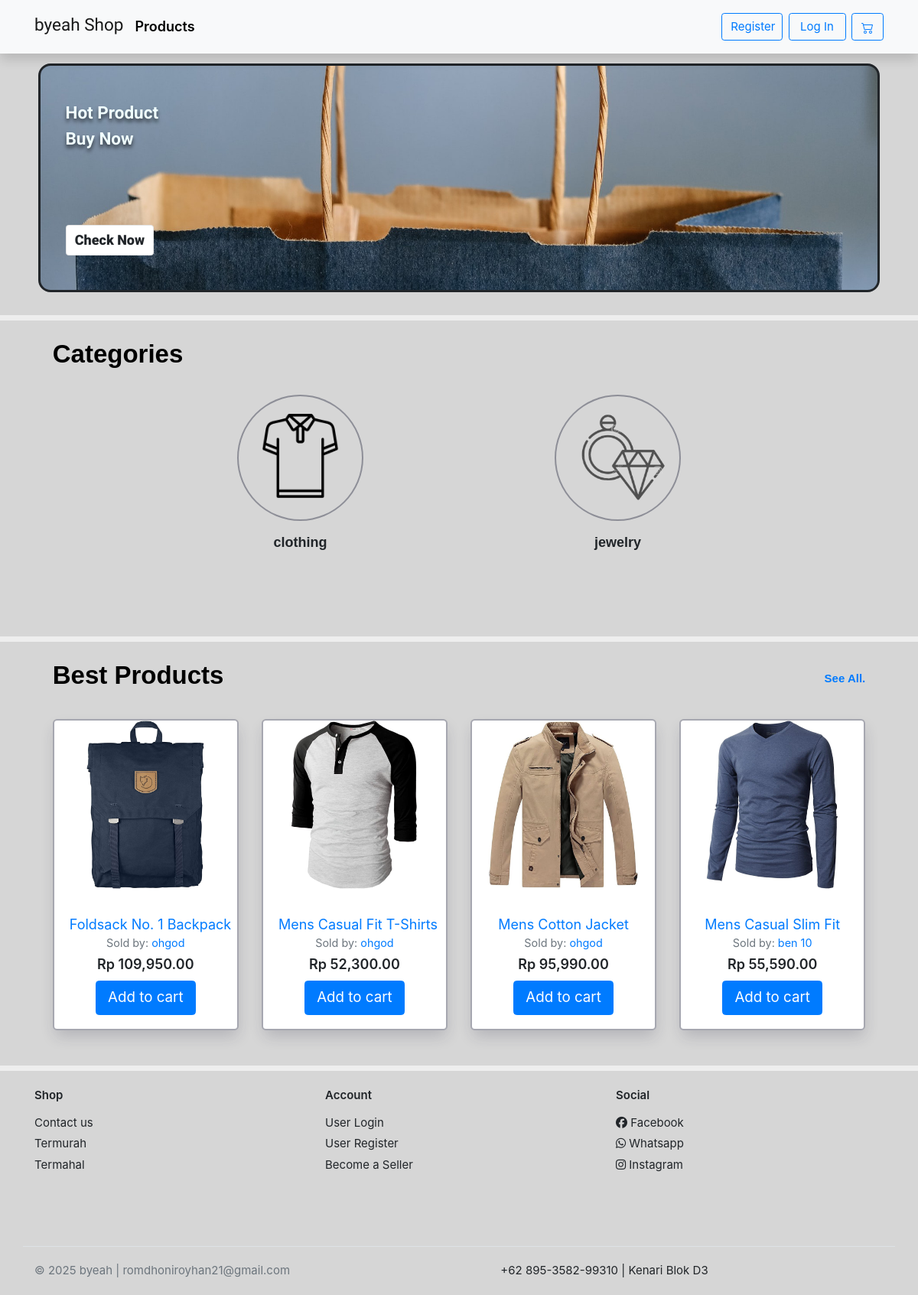
The page / on the database its author committed.
### home/models.py (models this page shows, shortened)
class Category(models.Model):
    name            = models.CharField(max_length=255,unique=True)
    logo_category   = models.ImageField(null=True,blank=True,upload_to='logo/')
    slug            = models.SlugField(null=True,blank=True)
    @property
    def imageURL(self):
        try:
            url = self.logo_category.url
        except:
            url = ''
        return url
    class Meta:
        verbose_name_plural = 'Categories'

class Product(models.Model):
    category        = models.ForeignKey(Category,related_name='product', on_delete=models.CASCADE)
    seller          = models.ForeignKey(User, related_name='products', on_delete=models.CASCADE, null=True, blank=True)
    name            = models.CharField(max_length=255,unique=True)
    old_price       = models.DecimalField(blank=True,null=True,max_digits=12,decimal_places=2)
    price           = models.DecimalField(max_digits=12,decimal_places=2)
    main_image      = models.ImageField(upload_to='images/', blank=True, null=True)
    description     = models.TextField()
    upload_time     = models.DateField(auto_now_add=True)
    stock           = models.IntegerField(default=1)
    slug            = models.SlugField(blank=True)
    @property
    def imageThumbnail(self):
        images = ProductImage.objects.filter(product=self.pk)
        if images.exists():
            return images[0].imageURL
        return '/static/empty.png'

class ProductImage(models.Model):
    product = models.ForeignKey(Product, on_delete=models.CASCADE)
    image = models.ImageField(null=True,blank=False,upload_to='images/')
    @property
    def imageURL(self):
        try:
            if self.image: # Check if a file is associated
                url = self.image.url
            else:
                url = '/static/empty.png' # No file associated
        except ValueError: # Handles cases where .url might be invalid if no file
            url = '/static/empty.png'
        return url
    def __str__(self):
        return self.product.name

### customers/models.py (models this page shows, shortened)
class SellerProfile(models.Model):
    profile = models.OneToOneField(Profile, on_delete=models.CASCADE, related_name='seller_specific_profile')
    store_name = models.CharField(max_length=255, blank=True)
    slug = models.SlugField(max_length=255, unique=True, blank=True, null=True)

### home/views.py (the view)
# urls.py: path('',HomeView.as_view(template_name='home/indexhome.html',paginate_by=4),name='index'),
class HomeView(ListView):
    models = Product
    category = Category.objects.all()
    queryset = models.objects.all()
    extra_context = {
        'categories' : category
    }
    def get_queryset(self):
        request = self.request.GET
        if len(request) != 0:
            if next(iter(request)) == 'category':
                self.queryset = Product.objects.filter(category_id=self.request.GET['category'])
        return super().get_queryset()
    def get_ordering(self):
        request = self.request.GET
        if len(request) != 0:
            for i in request:
                if i == 'more-filter':
                    ordering = [request["more-filter"]]
                    return ordering
    def get_context_data(self,*args,**kwargs):
        request = self.request
        context = super().get_context_data()
        self.kwargs.update(self.extra_context)
        kwargs = self.kwargs
        for product in context["product_list"]:
            product_images = ProductImage.objects.filter(product=product.pk)
            print(product_images)
        if len(request.GET) != 0:
            if next(iter(request.GET)) == 'category-id':
                context['active'] = Category.objects.get(id=request.GET['category-id'])
        context.update(cartData(self.request))
        if context['items'] != "0":
            context.update(mergeFunction(request,context['items']))
        return context

### home/utils.py (called while the page is built)
def cartData(request):
    if request.user.is_authenticated:
        default_status = OrderStatus.objects.filter(is_default=True).first()
        if not default_status:
            return {'items': [], 'order': {'get_cart_items': '0', 'get_cart_totals': '0'}}
        customer = request.user
        try:
            order, created = Order.objects.get_or_create(user=customer, status=default_status)
            items = order.orderitem_set.all()
        except Exception as e: # More specific exception handling could be better
            print(f"Error in cartData: {e}")
            items = []
            order = {'get_cart_items': '0', 'get_cart_totals': '0', 'id': None} # Ensure order has an id for CompleteOrder
    else:
        items = []
        order = {'get_cart_items': '0', 'get_cart_totals': '0', 'id': None}
    return {'items': items, 'order': order}

def whatsappLinkCheckout(request,context):
    items = context
    if len(items) > 0:
        productName = [item.product.name for item in items]
        productNumber = [item.quantity for item in items]
        title = ""
        for i,a in zip(productName,productNumber):
            title += str(i) +" Jumlahnya: "+ str(a)
            title += ', '
        textWA = f'Permisi Bu aryani Saya ingin memesan:%0A{title}%0ADikirim Ke :%0ACatatan :%0ASekian Terimakasih.'
        linked = {'link':base + textWA.replace(' ', '%20')}
        return linked
    else:
        return {'link':'Failed'}

def paginationFilter(request):
    full_path = request.get_full_path()
    yolo = False
    if len(request.GET) != 0:
        yolo = True
        return {'path':full_path,'aye':yolo}
    return {'aye':yolo}

def mergeFunction(request,context):
    dictionary = {}
    dictionary.update(whatsappLinkCheckout(request,context))
    dictionary.update(paginationFilter(request))
    return dictionary

### templates/home/indexhome.html
{% extends "base.html" %}
{% load static %}
{% load humanize %}
{% block style %}
<link rel="stylesheet" href="{% static 'style2.css' %}">
{% endblock style %}
{% block content %}
        <div class="under-nav">
            <div class="jumbotron jumbotron-edit">
                <div class="flex-items flex-1">
                    <p class="jumbotron-text">
                        Hot Product<br>Buy Now
                    </p>
                    <a class="btn btn-light btn-jumbo" href="{% url 'homey:product' %}" role="button">Check Now</a>
                </div>
            </div>
        </div>
        <div class="section-content h-275">
            <div class="container-content">
                <div class="d-flex flex-column w-100 top-section">
					<div class="d-flex justify-content-between align-items-center w-100 font-rubik-bold">
						<p class="link-href section-title purple-shadow">Categories</p>
					</div>
				</div>
                <div class="d-flex flex-container mb-4 mt-3">
                    {% for category in categories %}
                        <div class="flex-items-2">
                            <a href="{% url 'homey:product' %}?category={{category.id}}"><div class="circle circle-satu" style="background-image:url({{category.imageURL}})"></div></a>
                            <p class="text-center font-rubik-bold purple-shadow">{{category.name}}</p>
                        </div>
                    {% endfor %}
	            </div>
            </div>
        </div>
        <div class="section-content">
            <div class="container-content">
                <div class="d-flex flex-column w-100 top-section">
                    <div class="d-flex justify-content-between align-items-center w-100 font-rubik-bold">
                        <p class="link-href section-title purple-shadow">Best Products</p>
                        <a href="#" class="text-decoration-none">
                            <span>See All.</span>
                        </a>
                    </div>
                    <div class="row justify-content-center mt-3">
						{% for product in product_list %}
							<div class="col-md-3 col-sm-6 kartu-produk">
								<figure class="card card-product-grid mb-3">
									<div class="img-wrap img-product">
										{% if product.category and product.category.slug and product.slug %}
										<a href="{% url 'homey:product_detail' product.category.slug product.slug %}">
											{% if product.main_image %}
												<img src="{{ product.main_image.url }}" class='img-product d-flex mx-auto'>
											{% elif product.imageThumbnail and product.imageThumbnail != '/static/empty.png' %}
												<img src="{{ product.imageThumbnail }}" class='img-product d-flex mx-auto'>
											{% else %}
												<img src="{% static 'images/empty.png' %}" class='img-product d-flex mx-auto'>
											{% endif %}
										</a>
										{% else %}
											<img src="{% static 'images/empty.png' %}" class='img-product d-flex mx-auto'>
										{% endif %}
									</div>
									<figcaption class="info-wrap text-center">
										{% if product.category and product.category.slug and product.slug %}
										<a href="{% url 'homey:product_detail' product.category.slug product.slug %}" class="title-product text-decoration-none text-truncate">{{product.name}}</a>
										{% else %}
										<span class="title-product text-decoration-none text-truncate">{{product.name}}</span>
										{% endif %}
										{% if product.seller and product.seller.profile and product.seller.profile.seller_specific_profile and product.seller.profile.seller_specific_profile.slug %}
											<p class="text-muted small mb-1">
												Sold by: <a href="{% url 'homey:store_detail' product.seller.profile.seller_specific_profile.slug %}" class="text-decoration-none">{{ product.seller.profile.seller_specific_profile.store_name }}</a>
											</p>
										{% endif %}
										<p class="price-product price mb-2">Rp {{product.price|floatformat:2|intcomma}} </p>
										<a href="" data-action='add' data-product='{{product.id}}' class="btn btn-primary btn-lg update-cart"> Add to cart </a>
									</figcaption>
								</figure>
							</div>
						{% endfor %}
					</div>
                </div>
            </div>
        </div>
{% endblock content %}

### static/ui.css (style rules this page uses)
html { font-family: "Inter", sans-serif; font-size: 15px; }
.img-wrap { text-align: center; display: block; }
.img-wrap img { max-width: 100%; }
figure { margin-bottom: 0; }
.section-title { color: #212529; }
p:last-child { margin-bottom: 0; }
.btn-light { background-color: #fff; border-color: #e4e4e4; }
[class*=card-product] p { margin-bottom: 0; }
[class*=card-product] .img-wrap { overflow: hidden; position: relative; }
[class*=card-product] .img-wrap img { height: 100%; max-width: 100%; width: auto; display: inline-block; -o-object-fit: cover; object-fit: cover; }
.card-product-grid { margin-bottom: 20px; }
.card-product-grid .img-wrap { border-radius: 0.2rem 0.2rem 0 0; height: 220px; }
.card-product-grid .info-wrap { overflow: hidden; padding: 18px 20px; }
.card .img-wrap { overflow: hidden; }
.price { font-weight: 600; color: #212529; }

### static/style.css (style rules this page uses)
body { background-color: rgba(168, 166, 166,.35); }
.under-nav { margin-top: 83px!important; }
img { border-image-slice: all; }
.card { position: relative; display: flex; flex-direction: column; min-width: 0; word-wrap: break-word; background-color: #fff; background-clip: border-box; border: 1px solid rgba(0, 0, 0, 0.1); border-radius: 0.37rem; }
.section-content { margin-top: 20px!important; border-top: 7px solid #eee; }
.link-href { position: relative; display: inline-block; padding: 0.5rem 0 0.2rem; color: rgb(83, 52, 255); font-family: 'Roboto', sans-serif; transition: all 500ms ease-in-out; }
.link-href::after { position: absolute; content: ""; width: 100%; height: 2px; top: 100%; left: 0; background: var(--pink); transition: transform 0.5s; transform: scaleX(0); transform-origin: right; }
.card-product-grid .img-wrap { border-radius: 0.2rem 0.2rem 0 0; height: 220px; }
.img-wrap { text-align: center; display: block; }
[class*=card-product] .img-wrap img { height: 100%; max-width: 100%; width: auto; display: inline-block; object-fit: cover; }
*, *::before, *::after { box-sizing: border-box; }
.card-product-grid { border: 2px solid rgba(34, 35, 59, 0.4); box-shadow: 1px 10px 20px -3px rgba(34, 35, 59, 0.2); }
.card-product-grid .info-wrap { overflow: hidden; padding: 18px 20px; }

### static/style2.css (style rules this page uses)
* { padding: 0; margin: 0; }
body { background: #D6D6D6; }
.btn-jumbo { margin-top: 80px; font-weight: bolder; font-size: 18px; }
.jumbotron { padding: 3rem 1.5rem; }
.section-content { border-top: 7px solid #eee; }
.container-content { margin-left: 50px; margin-right: 50px; }
.text-center { margin-top: 1rem; font-size: 1.2rem; }
.font-rubik-bold { font-family: 'Rubik', sans-serif!important; font-weight: bolder!important; }
.section-title { font-size: 33px; }
.text-decoration-none { text-decoration: none!important; }
.top-section { padding: .75rem 1.25rem; }
.under-nav { margin-left: 50px; margin-right: 50px; }
.jumbotron-edit { width: 100%; display: flex; justify-content: space-between; align-items: center; flex-direction: row; margin-top: 15px; border-radius: 16px; background-image:url('jumbotron.jpg'); border-style: solid; border-width: 3px; background-repeat: no-repeat; min-height: 190px; background-size: 100%; background-position: top; }
.jumbotron-text { min-width: 250px; font-size: 1.5rem; text-shadow: 0px 4px 5px rgba(0,0,0,0.6); }
.flex-container { max-width: 2440px; margin: 0 10px; justify-content:space-evenly; flex-wrap: wrap; align-items: center; }
.flex-1 { margin-left: 10px; font-family: 'Roboto',sans-serif; font-weight: bold; color: azure; }
.h-275 { height: 400px; }
.circle { margin: auto!important; width: 11rem; height: 11rem; min-width: 63px; border-radius: 50%; background-image: url(iconsatu.png); border: 2px rgba(34, 35, 59, 0.4) solid; background-size: cover; background-position: center; transition: .35s; }
.link-href { position: relative; display: inline-block; padding: 0.5rem 0 0.2rem; color: rgb(0, 0, 0); font-family: 'Rubik', sans-serif; transition: all 500ms ease-in-out; }
.link-href::after { position: absolute; content: ""; width: 100%; height: 5px; top: 100%; left: 0; background: #7176; transition: transform 0.5s; transform: scaleX(0); transform-origin: right; }

### rows shown on the page
Category: imageURL (picture), name "clothing"
Category: imageURL (picture), name "jewelry"
Product: imageThumbnail (picture), name "Foldsack No. 1 Backpack", seller.profile.seller_specific_profile.store_name "ohgod", price "109,950.00"
Product: imageThumbnail (picture), name "Mens Casual Fit T-Shirts", seller.profile.seller_specific_profile.store_name "ohgod", price "52,300.00"
Product: imageThumbnail (picture), name "Mens Cotton Jacket", seller.profile.seller_specific_profile.store_name "ohgod", price "95,990.00"
Product: imageThumbnail (picture), name "Mens Casual Slim Fit", seller.profile.seller_specific_profile.store_name "ben 10", price "55,590.00"
